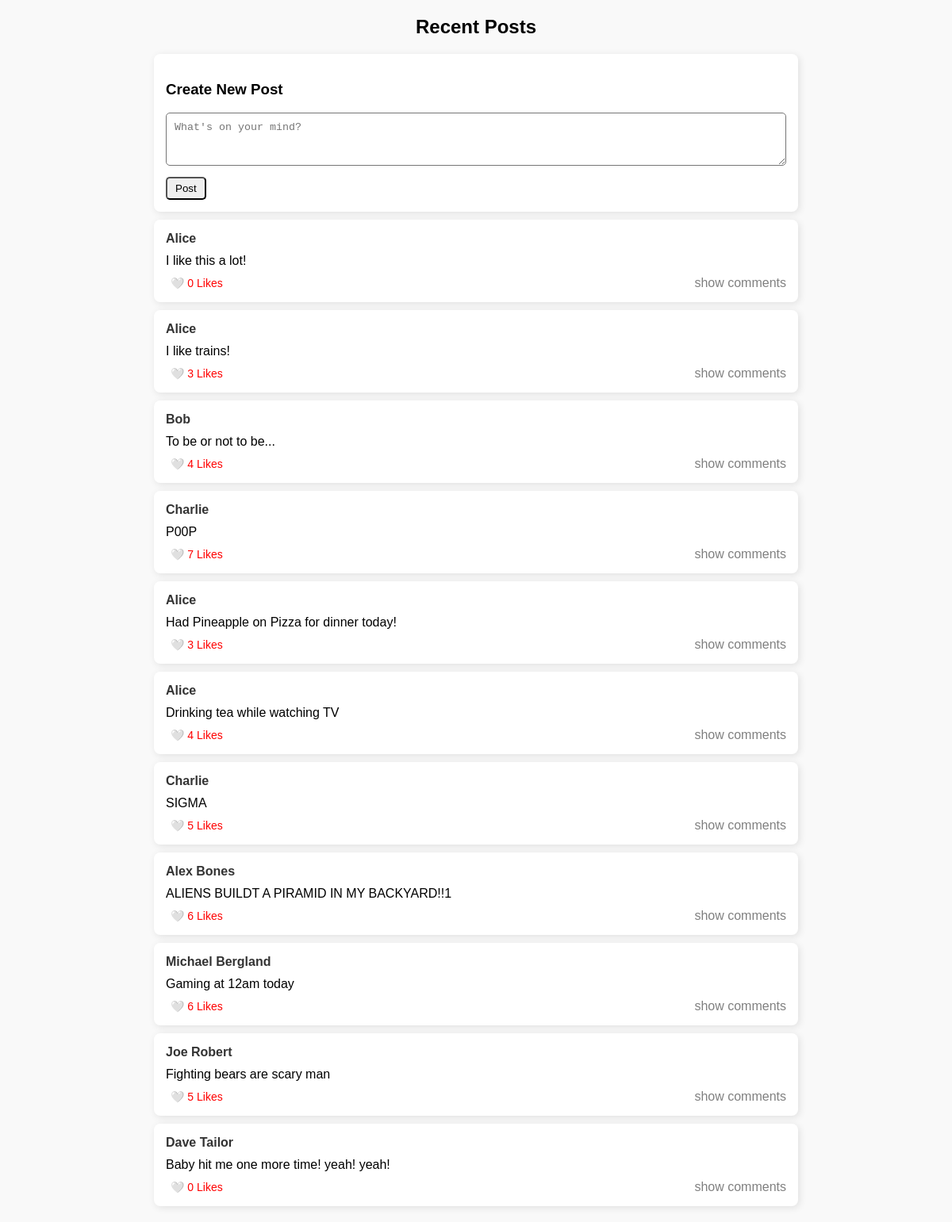
The page / on the database its author committed.
### tables this page shows
CREATE TABLE users (
                                user_id INTEGER PRIMARY KEY,
                                username TEXT NOT NULL,
                                intrests TEXT,
                                followers INT
                            );

CREATE TABLE posts (
                                post_id INTEGER PRIMARY KEY AUTOINCREMENT,
                                user_id NOT NULL,
                                content TEXT,
                                likes INT,
                                created_at TIMESTAMP DEFAULT CURRENT_TIMESTAMP,
                                FOREIGN KEY (user_id) REFERENCES users (user_id)
                            );

### app.py (the view)
@app.route("/")
def index():
    session["user_id"] = 1
    user_id = session["user_id"]
    posts = get_all_posts_with_likes()
    comments_by_post = get_all_comments_grouped_by_post()
    liked_post_ids = get_user_likes(user_id)
    return render_template("index.html", posts=posts, comments_by_post=comments_by_post,
                           liked_post_ids=liked_post_ids, user_id=user_id)

### app.py (called while the page is built)
def get_all_posts_with_likes():
    conn = sqlite3.connect("database.db")
    cursor = conn.cursor()
    cursor.execute("""
        SELECT posts.post_id, users.username, posts.content,
               (SELECT COUNT(*) FROM likes WHERE likes.post_id = posts.post_id)
        FROM posts
        JOIN users ON posts.user_id = users.user_id
        ORDER BY posts.created_at DESC
    """)
    posts = cursor.fetchall()
    conn.close()
    return posts

def get_all_comments_grouped_by_post():
    conn = sqlite3.connect("database.db")
    cur = conn.cursor()
    cur.execute("""
        SELECT comments.post_id, comments.content, users.username
        FROM comments
        JOIN users ON comments.user_id = users.user_id
        ORDER BY comments.created_at ASC;
    """)
    rows = cur.fetchall()
    comments_by_post = {}
    for post_id, content, username in rows:
        comments_by_post.setdefault(post_id, []).append({
            'username': username,
            'content': content
        })
    conn.close()
    return comments_by_post

def get_user_likes(user_id):
    conn = sqlite3.connect("database.db")
    cursor = conn.cursor()
    cursor.execute("SELECT post_id FROM likes WHERE user_id = ?", (user_id,))
    liked_posts = {row[0] for row in cursor.fetchall()}
    conn.close()
    return liked_posts

### templates/index.html (shortened to what this page needs)
<!DOCTYPE html>
<html>
<head>
</head>
<body>
    <h2 style="text-align: center;">Recent Posts</h2>
    <div class="post-container">
        <div class="post">
            <h3>Create New Post</h3>
            <form method="POST" action="{{ url_for('create_post') }}">
                <textarea name="content" placeholder="What's on your mind?" rows="3" required></textarea>
                <button type="submit" style="margin-top: 10px; padding: 5px 10px; border-radius: 5px;">Post</button>
            </form>
        </div>
    </div>
    <div class="post-container">
        {% for post in posts %}
            {% set post_id = post[0] %}
            {% set username = post[1] %}
            {% set content = post[2] %}
            {% set likes = post[3] %}
            <div class="post">
                <div class="username">
                    <a href="{{ url_for('user_page', username=username) }}">{{ username }}</a>
                </div>
                <div class="content">{{ content }}</div>
                <div class="option_div">
                    {% if user_id %}
                        {% if post_id in liked_post_ids %}
                            <form method="POST" action="{{ url_for('unlike_post', post_id=post_id) }}" class="likes">
                                <button type="submit" class="likes" style="border: none; background: none; cursor: pointer;">
                                    ❤️ {{ likes }} Likes
                                 </button>
                            </form>
                        {% else %}
                            <form method="POST" action="{{ url_for('like_post', post_id=post_id) }}" class="likes">
                                <button type="submit" class="likes" style="border: none; background: none; cursor: pointer;">
                                    🤍 {{ likes }} Likes
                                </button>
                            </form>
                        {% endif %}
                    {% else %}
                        <div class="likes" style="color: gray;">❤️ {{ likes }} Likes</div>
                    {% endif %}
                    <div class="comments" onclick="toggleComments('comments-{{ post_id }}')">show comments</div>
                </div>
            </div>
        {% endfor %}
    </div>
</body>
</html>

### templates/index.html (style rules this page uses)
body { font-family: Arial, sans-serif; background-color: #f9f9f9; margin: 20px; }
.post-container { width: 70%; margin: 0 auto; }
.post { background: white; padding: 15px; margin-bottom: 10px; border-radius: 8px; box-shadow: 2px 2px 10px rgba(0, 0, 0, 0.1); }
.username { font-weight: bold; color: #333; }
.content { margin: 10px 0; }
.option_div { display: flex; justify-content: space-between; align-items: center; }
.likes { color: red; font-size: 14px; border-radius: 5px; cursor: pointer; background-color: inherit; margin: 0 }
.comments { color: gray; align-items: center; cursor: pointer; }
a { text-decoration: none; color: inherit; }
textarea { box-sizing: border-box; width: 100%; padding: 10px; border-radius: 5px; }

### rows shown on the page
posts: content "I like this a lot!", likes "0"
users: username "Alice"
posts: content "I like trains!", likes "3"
posts: content "To be or not to be...", likes "4"
users: username "Bob"
posts: content "P00P", likes "7"
users: username "Charlie"
posts: content "Had Pineapple on Pizza for dinner today!", likes "3"
posts: content "Drinking tea while watching TV", likes "4"
posts: content "SIGMA", likes "5"
posts: content "ALIENS BUILDT A PIRAMID IN MY BACKYARD!!1", likes "6"
users: username "Alex Bones"
posts: content "Gaming at 12am today", likes "6"
users: username "Michael Bergland"
posts: content "Fighting bears are scary man", likes "5"
users: username "Joe Robert"
posts: content "Baby hit me one more time! yeah! yeah!", likes "0"
users: username "Dave Tailor"
